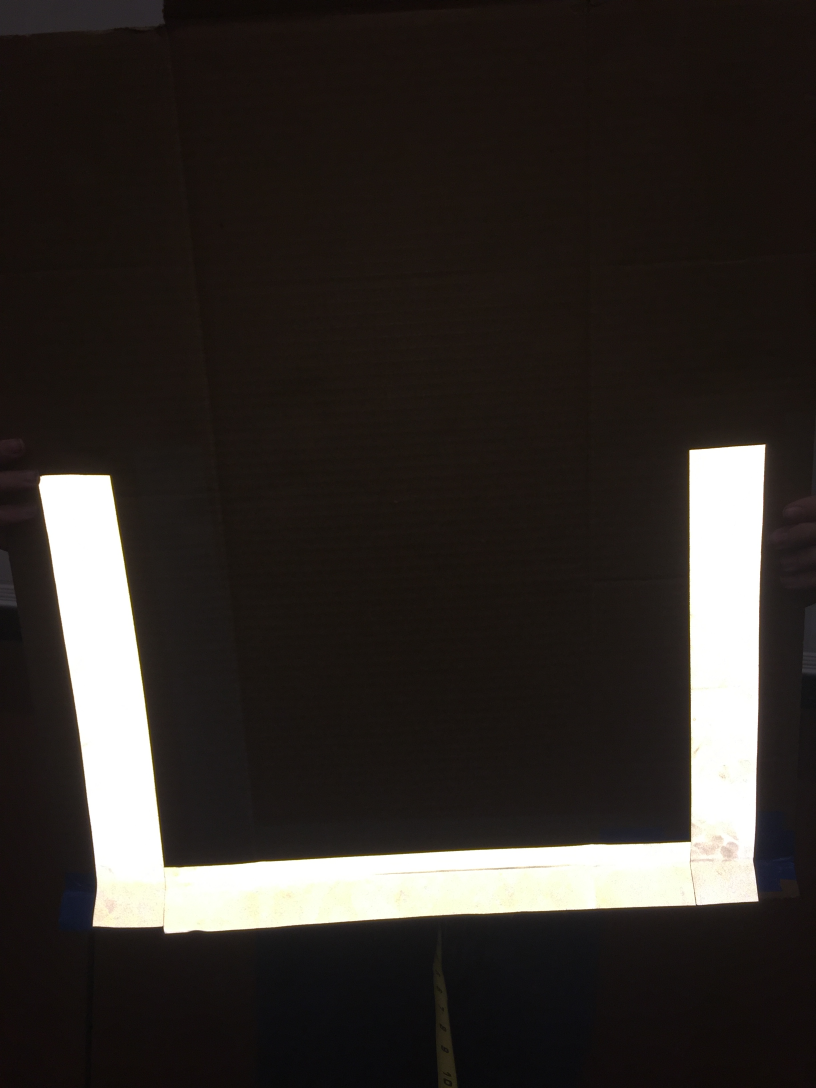
#> input picture graphics/2ft.JPG, 2448 x 3264 px, found by its file name (shown at 1/3 size)
$ python PixelWidthClient.py   (Python 2 division)
#> lines starting #> are read from the running program, lines starting #| are printed output that depends on the picture; after the words box and inside, x2 and y2 are one past the last pixel; in counts of white or black regions, pixels touching at a corner belong together
### VisionDistance/PixelWidth.py
import numpy as np
import cv2
import math


class calculateDistance:
        contours = []
        w = 0
        h = 0

        # declare known dimensions (in meters)
        def __init__(self, im):
#> called with im = '2ft.jpg'
                self.im = cv2.imread(im)
#> self.im is the input picture: shape (3264, 2448, 3); mean B, G, R 42.6, 46.1, 51.2
                # self.imageThreshold(self.imageResize(self.im))
                self.KNOWN_WIDTH = 20
                self.contours = self.imageFindContours(self.im)
                self.w, self.h = self.computeHeightWidth()


        # [4 lines left out: function imageResize, not called in this run]


        def imageThreshold(self, im):
                #ThreshHold: grab only 250-255
                cv2.threshold(self.im, 250, 255, cv2.THRESH_BINARY, self.im)


        def imageFindContours(self, im):
                #GrayScale, threshAgain, find all contours in threshed image
                imgray = cv2.cvtColor(im,cv2.COLOR_BGR2GRAY)
                ret,thresh = cv2.threshold(imgray,250,255,0)
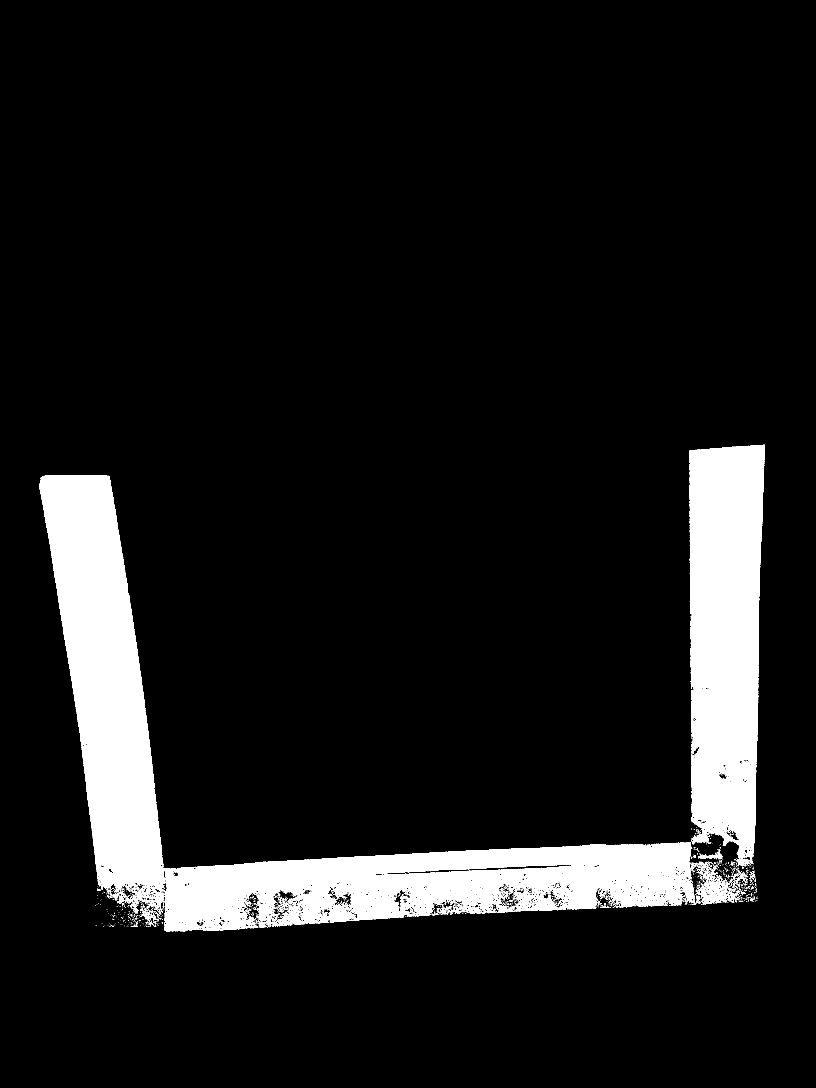
#> thresh: shape (3264, 2448) (shown at 1/3 size); 9.6% white; 1258 white regions (1183 under 20 px)
                contours, hierarcy = cv2.findContours(thresh,cv2.RETR_TREE,cv2.CHAIN_APPROX_SIMPLE)
#> contours = 4483 contours, 4080 with area under 20; largest, box (x1, y1, x2, y2) and area: (492, 2527, 2087, 2796) 282978, (118, 1425, 494, 2741) 257362, (2069, 1334, 2295, 2599) 241816, (2072, 2585, 2190, 2714) 5280, (796, 2669, 913, 2774) 5006
#> in __init__, `self.contours = self.imageFindContours(self.im)`: self.contours has the same summary as contours in imageFindContours

                return contours

        #Find the Largest contour (Our object), and draw a rectangle around it
        #Compute the height and width of that rectangle (in pixels)
        def computeHeightWidth(self):
                height = 0
                width = 0

                for contour in self.contours:
                        x,y,w,h = cv2.boundingRect(contour)

                        if(h>height and w>width):
                                        height = h
                                        width = w
#> this loop made 4483 passes
#> (x, y, w, h, height, width) on passes 1, 2, 12, 215, 262, 701, 1054, 1289: (520, 2794, 1, 1, 1, 1), (807, 2780, 6, 2, 2, 6), (392, 2778, 22, 3, 3, 22), (1294, 2734, 24, 12, 12, 24), (423, 2725, 45, 38, 38, 45), (442, 2664, 54, 65, 65, 54), (2072, 2585, 118, 129, 129, 118), (492, 2527, 1595, 269, 269, 1595)
#> (x, y, w, h) on passes 3, 5, 6, 7, 8, 9: (372, 2780, 1, 1), (434, 2779, 1, 1), (385, 2779, 1, 1), (383, 2779, 1, 1), (379, 2779, 1, 1), (773, 2778, 1, 1)
#> after the loop, height = 269; width = 1595

                cv2.rectangle(self.im,(x,y),(x+w,y+h),(0,0,255),2)
                #print contours
                #print "Height: " + str(height)
                #print "Width: " + str(width)


                return(height,width)

### VisionDistance/PixelWidthClient.py
from PixelWidth import *


KNOWN_WIDTH = 20
KNOWN_DISTANCE = 24

# Store the actual Known width and height of the object as constants.
IMAGES = ['2ft.jpg', '4ft.jpg', '6ft.jpg', 'tilt.jpg']

# Inialize Array to store the paths to the pictures
# (ex: IMAGES = ['pathToFirstPic.jpg',
# 'pathToSecondPic.jpg', 'soOnAnSoForth.jpg'])
# No need to specify path if pictures are in the same directory as the code


class Runner(calculateDistance):

    def calculateFocalLength(self):
                # FOCAL LENGTH = (w x KNOWN_DISTANCE) / KNOWN_WIDTH
                return (initialIm.w*KNOWN_DISTANCE)/KNOWN_WIDTH

    def calculateDistance(self):
                # Distance = (KnownWidth x FocalLength)/pixel width
                return (KNOWN_WIDTH * FOCAL_LENGTH)/self.w


initialIm = Runner(IMAGES[0])
#> in __init__, `self.w, self.h = self.computeHeightWidth()`: self.w = 269; self.h = 1595
FOCAL_LENGTH = initialIm.calculateFocalLength()
#> FOCAL_LENGTH = 322
finalIm = Runner(IMAGES[1])
#> call 2 of __init__, with im = '4ft.jpg'
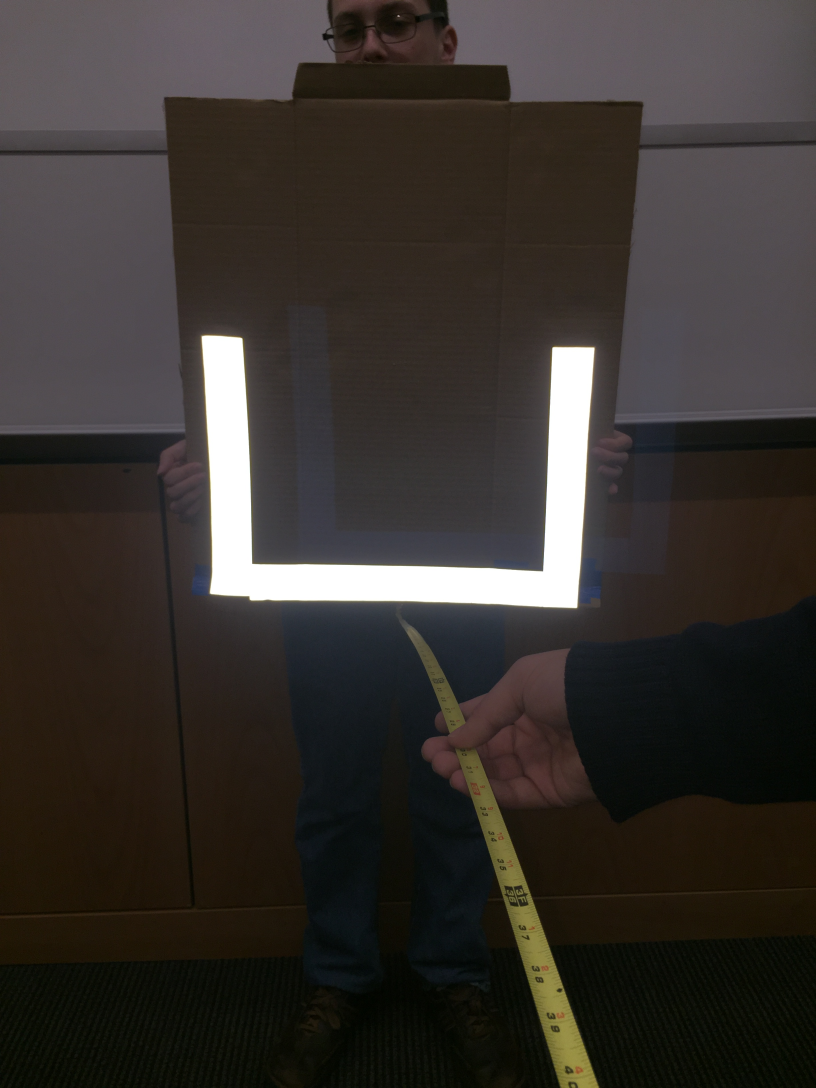
#> input picture VisionDistance/4ft.JPG, 2448 x 3264 px, found by its file name (shown at 1/3 size)
#> in __init__, self.im is the input picture: shape (3264, 2448, 3); mean B, G, R 46.7, 50.7, 55.6
#> in imageFindContours (call 2), `ret,thresh = cv2.threshold(imgray,250,255,0)`:
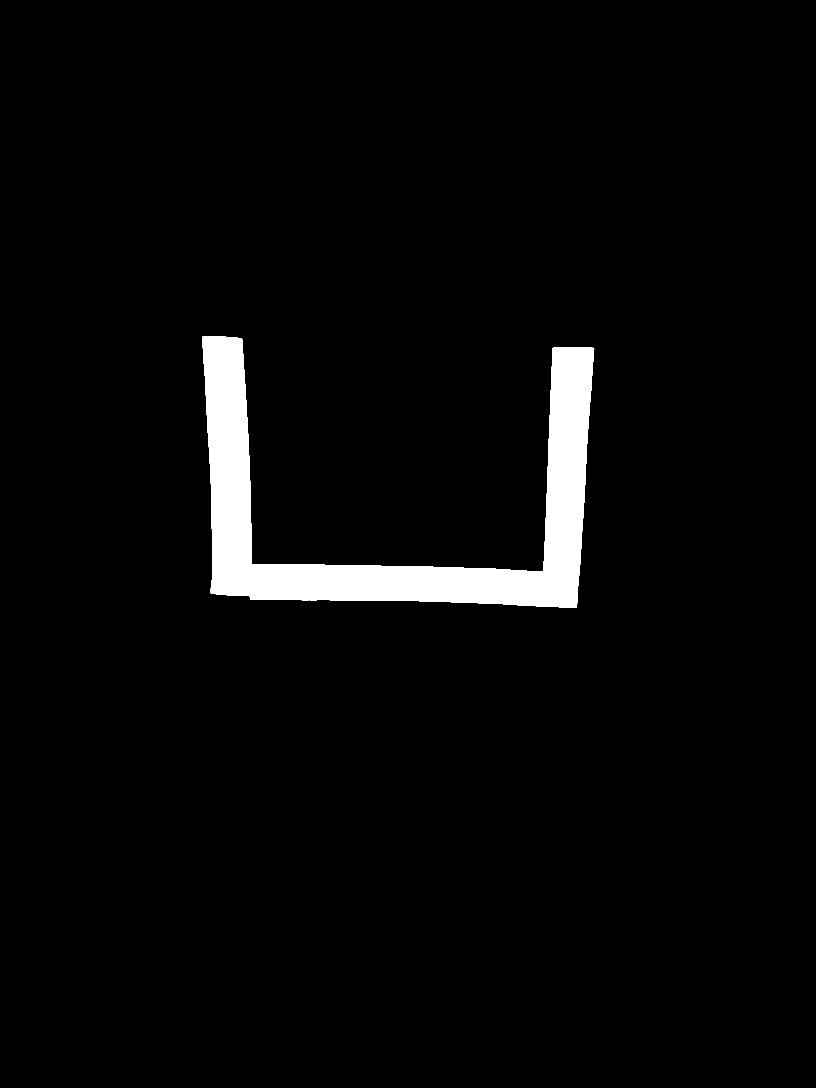
#> thresh: shape (3264, 2448) (shown at 1/3 size); 3.4% white; 1 white region
#> in imageFindContours (call 2), `contours, hierarcy = cv2.findContours(thresh,cv2.RETR_TREE,cv2.CHAIN_A..`: contours = 1 contour; box (x1, y1, x2, y2) and area: (606, 1008, 1783, 1823) 270978
#> in __init__ (call 2), `self.contours = self.imageFindContours(self.im)`: self.contours has the same summary as contours in imageFindContours
#> the loop in computeHeightWidth (call 2), `for contour in self.contours:` made 1 pass
#> (x, y, w, h, height, width) on pass 1: (606, 1008, 1177, 815, 815, 1177)
#> in __init__ (call 2), `self.w, self.h = self.computeHeightWidth()`: self.w = 815; self.h = 1177
w, h = initialIm.computeHeightWidth()
#> w = 269; h = 1595


print "finalpwidth: " + str(finalIm.w)
#| finalpwidth: 815
print "initialpwidth" + str(initialIm.w)
#| initialpwidth269
print "focalLength " + str(FOCAL_LENGTH)
#| focalLength 322
print str()

Distance = finalIm.calculateDistance()
#> Distance = 7

print "Distance: " + str(Distance)
#| Distance: 7
